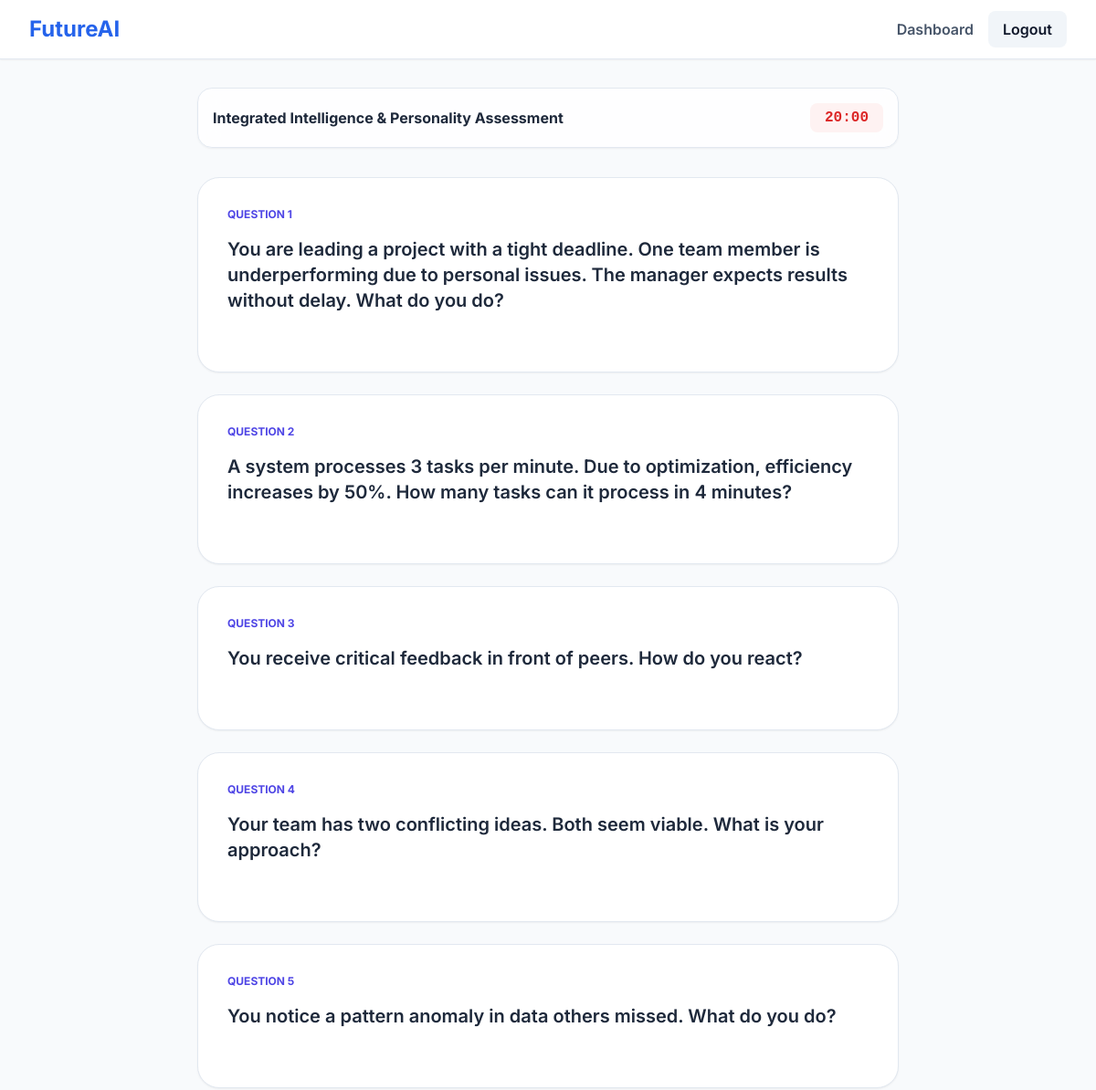
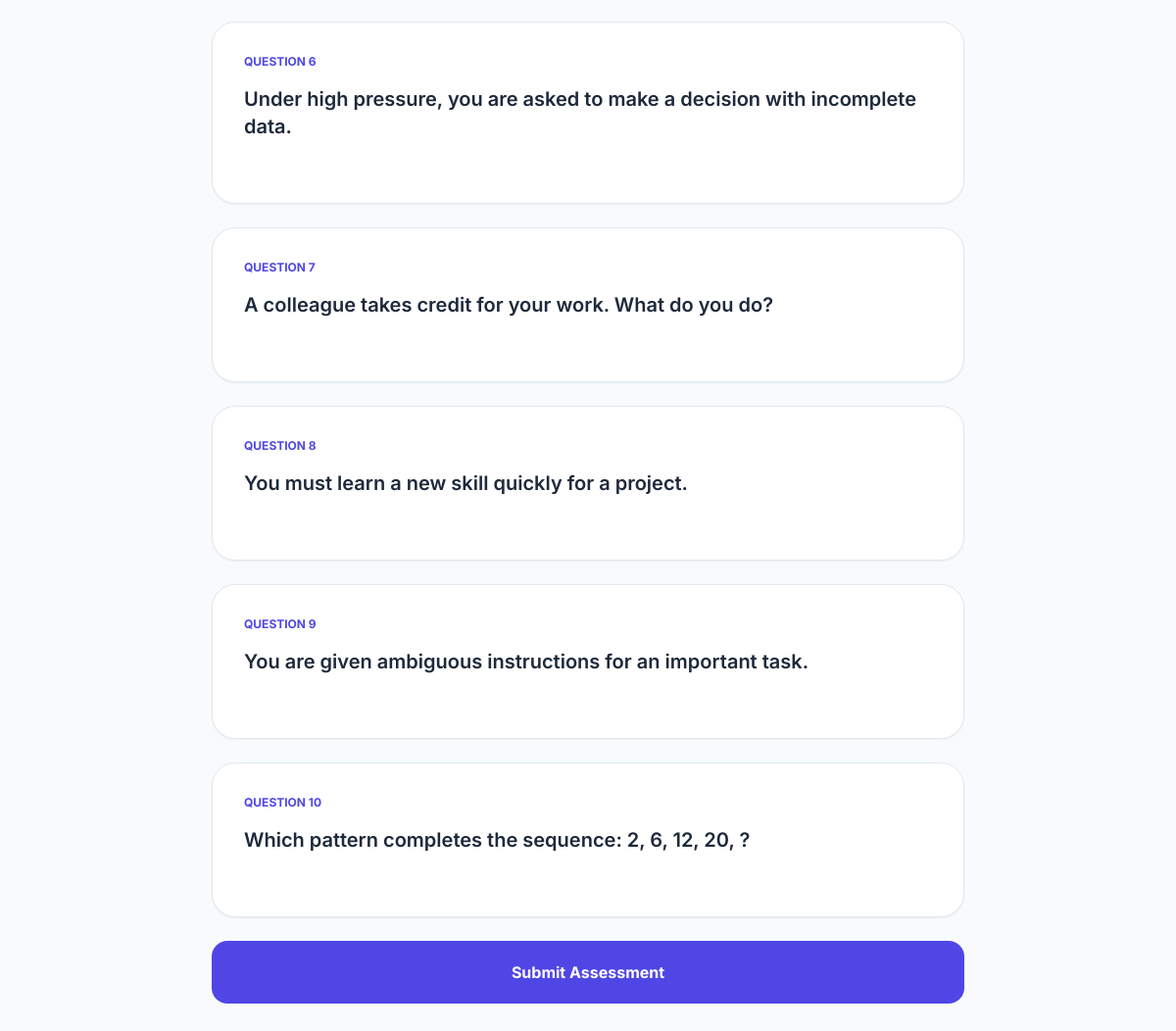
The app's page /assessments/take/integrated-assessment/ (signed in) with its own data (2 pictures, top to bottom).
### apps/assessments/models.py (models this page shows, shortened)
class Test(models.Model):
    class Category(models.TextChoices):
        COGNITIVE   = 'cognitive',   'Cognitive Ability'
        PERSONALITY = 'personality', 'Personality'
        INTEREST    = 'interest',    'Interest & Holland'
        EMOTIONAL   = 'emotional',   'Emotional Intelligence'
        BEHAVIORAL  = 'behavioral',  'Behavioral'
        CREATIVE    = 'creative',    'Creativity'
    name            = models.CharField(max_length=100)
    slug            = models.SlugField(unique=True)
    description     = models.TextField(blank=True)
    category        = models.CharField(max_length=20, choices=Category.choices)
    test_type       = models.CharField(max_length=20, choices=TestType.choices)
    is_mandatory    = models.BooleanField(default=False)
    time_limit_mins = models.PositiveIntegerField(null=True, blank=True)
    order           = models.PositiveSmallIntegerField(default=0)
    applicable_levels = models.JSONField(default=list)
    class Meta:
        ordering = ['order']

class Question(models.Model):
    class Section(models.TextChoices):
        COGNITIVE   = 'cognitive', 'Cognitive'
        EMOTIONAL   = 'emotional', 'Emotional'
        BEHAVIORAL  = 'behavioral', 'Behavioral'
        PERSONALITY = 'personality', 'Personality'
    section = models.CharField(
        max_length=20,
        choices=Section.choices,
        default=Section.BEHAVIORAL
    )
    class DifficultyLevel(models.TextChoices):
        EASY    = 'easy',   'Easy'
        MEDIUM  = 'medium', 'Medium'
        HARD    = 'hard',   'Hard'
    test            = models.ForeignKey(Test, on_delete=models.CASCADE, related_name='questions')
    question_text   = models.TextField()
    question_type   = models.CharField(max_length=20, choices=TestType.choices)
    difficulty      = models.CharField(max_length=10, choices=DifficultyLevel.choices,
                                       default=DifficultyLevel.MEDIUM)
    difficulty_multiplier = models.FloatField(default=1.0)
    trait_mapping  = models.JSONField(default=dict, blank=True)
    order          = models.PositiveSmallIntegerField(default=0)
    is_active      = models.BooleanField(default=True)
    class Meta:
        ordering = ['order']

### apps/assessments/views.py (the view, shortened to what this page needs)
# urls.py: path('take/<slug:slug>/', views.take_test, name='take_test'),
@login_required
def take_test(request, slug):
    test = get_object_or_404(Test, slug=slug)
    attempt, created = UserTestAttempt.objects.get_or_create(
        user=request.user,
        test=test,
        defaults={
            'status': 'in_progress',
            'started_at': timezone.now()
        }
    )
    if attempt.status == 'completed':
        return redirect('assessments:test_results', slug=slug)
    questions = test.questions.filter(is_active=True).prefetch_related('options')
    return render(request, 'assessments/take_test.html', {
        'test': test,
        'questions': questions
    })

### templates/assessments/take_test.html (shortened to what this page needs)
{% extends "base.html" %}
{% block content %}
<div class="max-w-3xl mx-auto space-y-8 pb-20">
    <div class="sticky top-4 z-10 bg-white/80 backdrop-blur-md p-4 rounded-2xl border border-slate-200 flex justify-between items-center shadow-sm">
        <h2 class="font-bold text-slate-800">{{ test.name }}</h2>
        <div id="timer" class="px-4 py-1 bg-red-50 text-red-600 rounded-lg font-mono font-bold">
            {% if test.time_limit_mins %}{{ test.time_limit_mins }}:00{% else %}Untimed{% endif %}
        </div>
    </div>
    <form method="POST" class="space-y-6">
        {% for q in questions %}
        <div class="bg-white p-8 rounded-3xl border border-slate-200 shadow-sm">
            <p class="text-xs font-bold text-indigo-600 uppercase mb-4">
                Question {{ forloop.counter }}
            </p>
            <h3 class="text-xl font-semibold text-slate-800 mb-8">
                {{ q.question_text }}
            </h3>
        </div>
        {% endfor %}
        <button type="submit"
                class="w-full py-5 bg-indigo-600 text-white font-bold rounded-2xl">
            Submit Assessment
        </button>
    </form>
</div>
{% endblock %}

### templates/base.html (style rules this page uses)
body { font-family: 'Inter', sans-serif; }

### records on screen
Test: name "Integrated Intelligence & Personality Assessment", time_limit_mins "20"
Question: question_text "You are leading a project with a tight deadline. One team member is underperforming due to personal issues. The manager expects results without delay. What do you do?"
Question: question_text "A system processes 3 tasks per minute. Due to optimization, efficiency increases by 50%. How many tasks can it process in 4 minutes?"
Question: question_text "You receive critical feedback in front of peers. How do you react?"
Question: question_text "Your team has two conflicting ideas. Both seem viable. What is your approach?"
Question: question_text "You notice a pattern anomaly in data others missed. What do you do?"
Question: question_text "Under high pressure, you are asked to make a decision with incomplete data."
Question: question_text "A colleague takes credit for your work. What do you do?"
Question: question_text "You must learn a new skill quickly for a project."
Question: question_text "You are given ambiguous instructions for an important task."
Question: question_text "Which pattern completes the sequence: 2, 6, 12, 20, ?"
